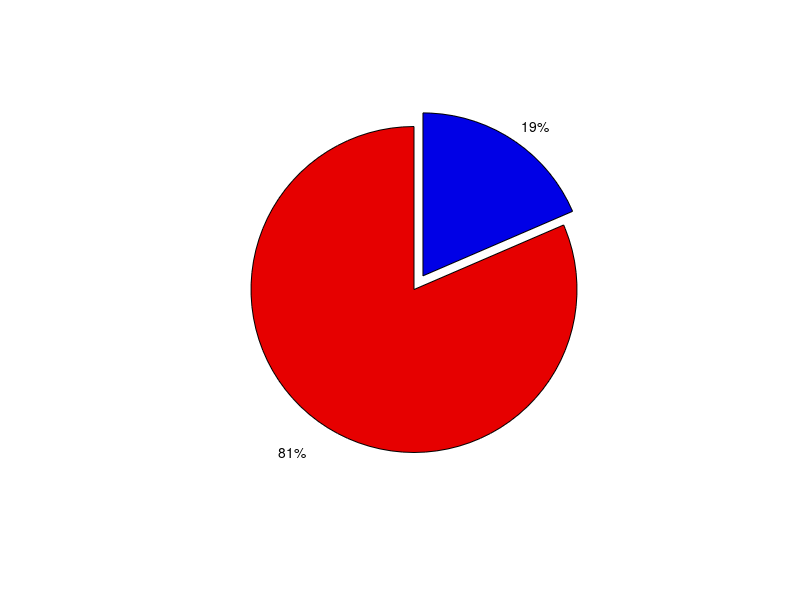

Recreate this plot in MATLAB. (Note: this script raises an error after producing the figure.)
savepath='\\engnas.bu.edu\research\eng_research_handata\EricLowet\git_scripts\fig2\'

pheight=160;


      dyn_type= [ 0,2,1,1,1,1,1,1,1,0,1,2,1,1,1,1,1,0,1,1,1,1,1,1,1,2,1,2,0,2,0,1]
      

      D1=find(dyn_type==1);
            D2=find(dyn_type==2);
              Excluded=find(dyn_type==0); % 5 neurons
 %%%%%%%%%%%%%%%%%%%%%%%%%%%%%%%%%%%%%
 p1=   length(D1);%length(find(allProbs(2,:)./mean(allProbs(1,:),1)>0.15));
p2=   length(D2);%length(find(allProbs(2,:)./mean(allProbs(1,:),1)<=0.15));
 figure('COlor','w','Position',[ 300 400 250 pheight],'Renderer', 'painters'),
h=pie(  [ p1 p2],[ 0 1] )
 patchHand = findobj(h, 'Type', 'Patch'); 
set(patchHand, {'FaceColor'}, mat2cell([0.9 0  0;0  0 0.9], ones(2,1), 3))
patchHand(2).FaceAlpha = 0.7;
patchHand(1).FaceAlpha = 0.7;
 print(gcf, '-dpdf' , '-r300' ,'-painters', [ savepath 'pie_chart_CHAT.pdf'])


 %%%%%%%%
  dyn_type= [2,2,2,2,0,2,2,0,2,2,0,1,1,2,0,1,2,1,1,2,0,1,1,1,1,2,2,2,2,0,2,0  0 0 0]
      D1=find(dyn_type==1);
            D2=find(dyn_type==2);
Excluded=find(dyn_type==0); % 5 neurons
 
  p1=   length(D1);%length(find(allProbs(2,:)./mean(allProbs(1,:),1)>0.15));
p2=   length(D2);%length(find(allProbs(2,:)./mean(allProbs(1,:),1)<=0.15));
 figure('COlor','w','Position',[ 300 400 250 pheight],'Renderer', 'painters'),
h=pie(  [ p1 p2],[ 0 1] )
 patchHand = findobj(h, 'Type', 'Patch'); 
set(patchHand, {'FaceColor'}, mat2cell([0.9 0  0;0  0 0.9], ones(2,1), 3))
patchHand(2).FaceAlpha = 0.7;
patchHand(1).FaceAlpha = 0.7;
  print(gcf, '-dpdf' , '-r300' ,'-painters', [ savepath 'pie_chart_SYN.pdf'])

 
